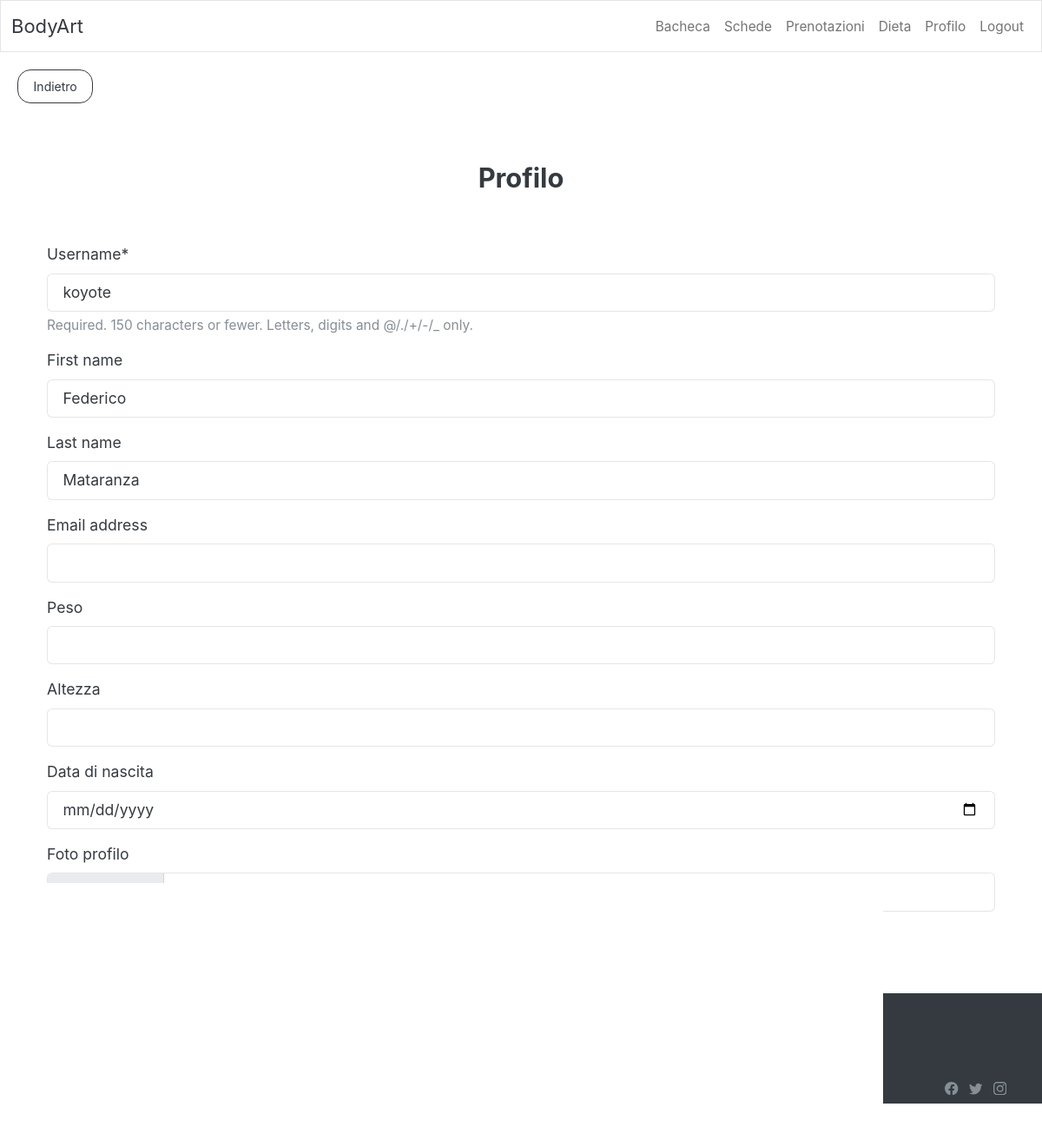
Page /profile/edit (signed in) on the committed database.
### GymApp/models.py (models this page shows)
class GymUser(AbstractUser):
    weight = models.FloatField(null=True, blank=True, verbose_name='peso')
    height = models.FloatField(null=True, blank=True, verbose_name='altezza')
    date_of_birth = models.DateField(null=True, blank=True, verbose_name='data di nascita')
    picture = models.ImageField(null=True, blank=True, verbose_name='foto profilo', upload_to='profile_pics')
    notifications = models.OneToOneField(Notifications, on_delete=models.CASCADE, verbose_name='notifiche',
                                         default=Notifications.objects.create)

### GymApp/views.py (the view, shortened to what this page needs)
# urls.py: path('profile/edit', UserEditView.as_view(), name='profile_edit'),
class UserEditView(LoginRequiredMixin, UpdateView):
    form_class = UserEditForm
    model = GymUser
    template_name = 'edit_profile.html'
    success_url = reverse_lazy('profile')
    def get_object(self, queryset=None):
        return self.request.user

### GymApp/views.py (shortened to what this page needs)
class UserEditForm(forms.ModelForm):
    class Meta:
        model = GymUser
        fields = ['username', 'first_name', 'last_name', 'email', 'weight', 'height', 'date_of_birth', 'picture']
        widgets = {
            'date_of_birth': forms.DateInput(attrs={'type': 'date'}, format='%Y-%m-%d'),
            'picture': forms.FileInput(attrs={'accept': 'image/*'}),
        }

### GymApp/templatetags/custom_tags.py (called while the page is built)
@register.simple_tag()
def logged_header(request, highlighted_index: int):
    template = get_template('loggedheader.html')
    context = {
        'highlighted_index': highlighted_index,
        'user': request.user,
        'request': request
    }
    return template.render(context)

### templates/edit_profile.html
{% extends 'loggedbase.html' %}
{% load crispy_forms_tags %}
{% load crispy_forms_field %}
{% load crispy_forms_filters %}
{% load custom_tags %}
{% block body %}
    {% logged_header request -1 %}
    <div style="display: flex; align-content: start; align-items: start; width: 100%; margin: 20px">
        <a href="{% url 'profile' %}">
            <button type="button" class="btn btn-outline-dark">Indietro</button>
        </a>
    </div>
    <div class="container py-5">
        <div class="row mb-4 mb-lg-5">
            <div class="col-md-8 col-xl-6 text-center mx-auto">
                <h3 class="fw-bold">Profilo</h3>
            </div>
        </div>
        <div class="container justify-content-center">
            <form method='post' enctype="multipart/form-data">{% csrf_token %}
                {{ form|crispy }}
                <div style="display: flex; justify-content: center; margin-top: 10px">
                    <input type='submit' value='Salva' class='btn btn-dark'>
                </div>
            </form>
        </div>
    </div>
{% endblock %}

### rows in the picture
GymUser: username "koyote", first_name "Federico", last_name "Mataranza"
